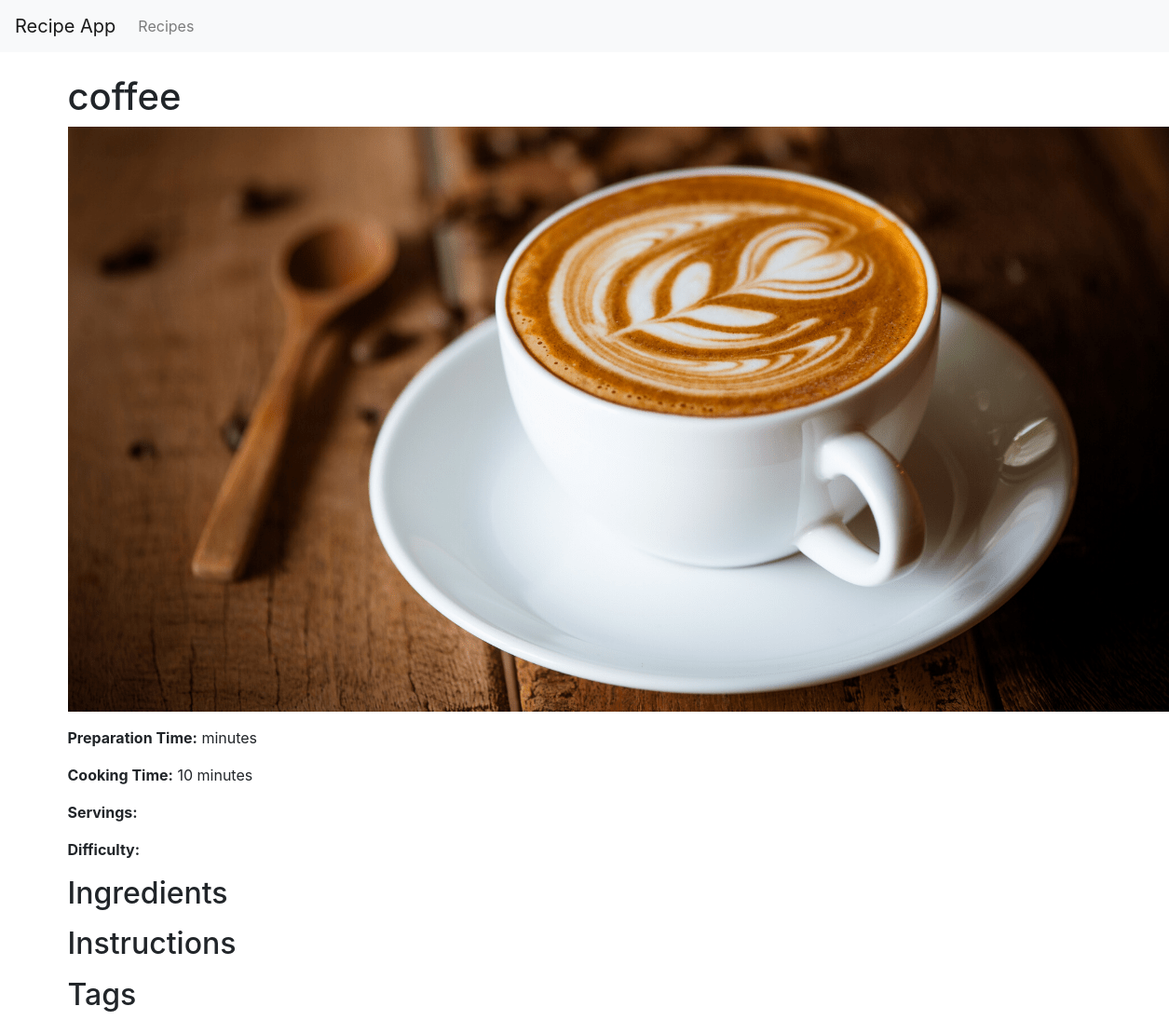
/recipe/866c7544-4135-435d-a132-ea58335e4715/, run on the app's committed database.
### recipes/models.py (models this page shows, shortened)
class Recipe(models.Model):
    DIFFICULTY_CHOICES = [
        ('Easy', 'Easy'),
        ('Medium', 'Medium'),
        ('Intermediate', 'Intermediate'),
        ('Hard', 'Hard'),
    ]
    id = models.UUIDField(primary_key=True, default=uuid.uuid4, editable=False)
    name = models.CharField(max_length=100)
    ingredients = models.TextField()
    cooking_time = models.PositiveIntegerField(help_text="in minutes")
    instructions = models.TextField(default="No instructions provided.")
    image = models.ImageField(upload_to='recipe_images/', default='default_recipe.jpg')
    difficulty = models.CharField(max_length=20, choices=DIFFICULTY_CHOICES, default='Easy')
    author = models.ForeignKey(User, on_delete=models.SET_NULL, null=True, blank=True)
    class Meta:
        ordering = ['name']

### recipes/views.py (the view)
# urls.py: path('recipe/<uuid:pk>/', views.RecipeDetailView.as_view(), name='recipe_detail'),
class RecipeDetailView(DetailView):
    model = Recipe
    template_name = 'recipes/recipe_detail.html'

### recipes/templates/recipes/recipe_detail.html (shortened to what this page needs)
{% extends 'recipes/base.html' %}
{% block content %}
<div class="recipe-detail-container">
    <h1>{{ recipe.name }}</h1>
    <img src="{{ recipe.image.url }}" alt="{{ recipe.name }}" class="recipe-image">
    <div class="recipe-info">
        <p><strong>Preparation Time:</strong> {{ recipe.preparation_time }} minutes</p>
        <p><strong>Cooking Time:</strong> {{ recipe.cooking_time }} minutes</p>
        <p><strong>Servings:</strong> {{ recipe.servings }}</p>
        <p><strong>Difficulty:</strong> {{ difficulty }}</p>
    </div>
    <h2>Ingredients</h2>
    <h2>Instructions</h2>
    <h2>Tags</h2>
</div>
{% endblock %}

### data on the page
Recipe: name "coffee", image (picture), cooking_time "10"
